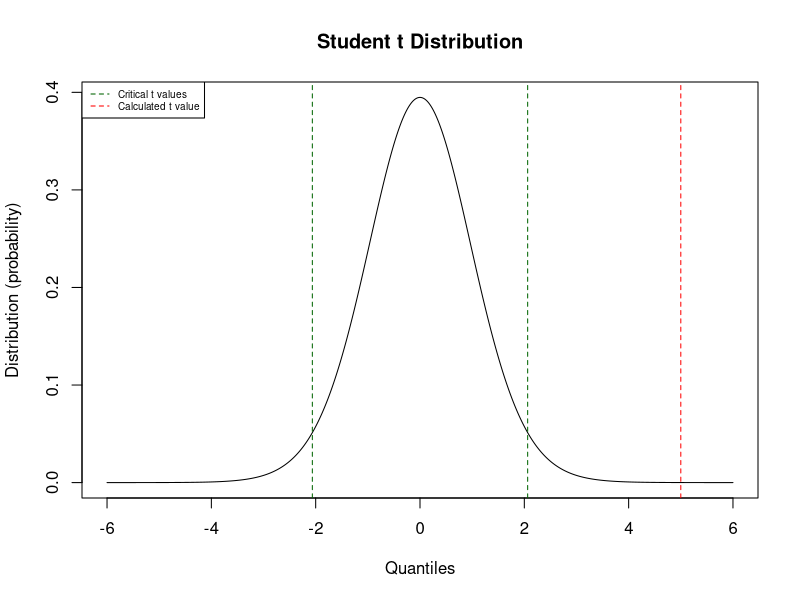
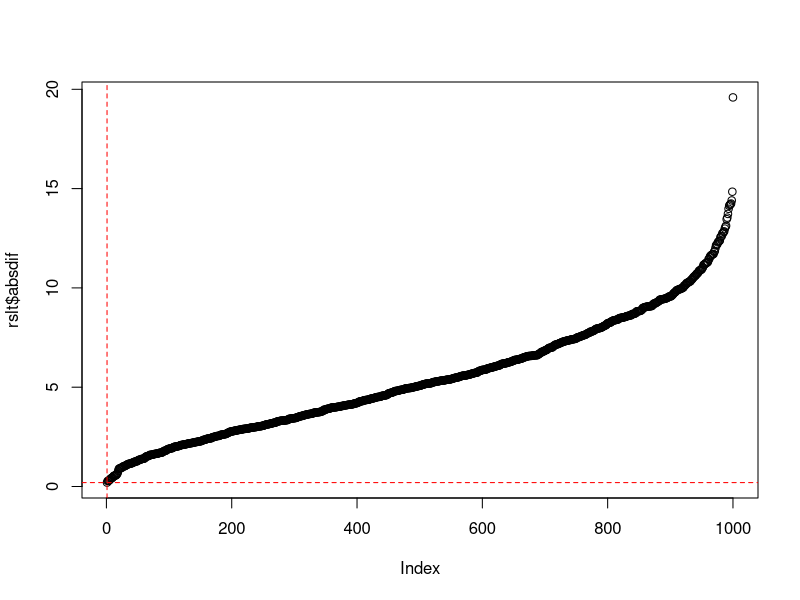

Here is the R script that generated these plots, in order:
## ---- chunk 1
knitr::opts_chunk$set(echo = TRUE)
## ---- chunk 2
library(dplyr)
## ---- chunk 3
# historical mean yield
mu0 <- 880

# sample data
ssize <- 25
mean_yield <- 900  # sample mean (given in text)
sstdev <- 20  # sample standard deviation (given in text)
sstderr <- sstdev/sqrt(ssize)  # standard error of the mean

# calculated value of Student t
tcalc <- (mean_yield - mu0)/(sstderr)

alpha <- 0.05

# for a two-sided hypothesis test use alpha/2
tcrit_lower = round(qt(p = alpha/2, df = ssize - 1), 3)
tcrit_upper = round(qt(p = (1 - alpha/2), df = ssize - 1), 3)

if (tcalc < tcrit_lower | tcalc > tcrit_upper){
  cat("t calculated is greater than abs(t critical) therefore REJECT H0")
} else {
  cat("t calculated is less than abs(t critical) therefore FAIL TO REJECT H0")
}
## ---- chunk 4
# create a plot showing the outcome
xq <- seq(-6, 6, by = 0.01)  # the 'quantiles' (x values)
xp <- dt(x = xq, df = ssize - 1)  # the distribution (y values)

plot(x = xq, y = xp, type = 'l', 
     xlab = 'Quantiles', ylab = 'Distribution (probability)')
title(main = 'Student t Distribution')

# plots the critical t value based on degrees of freedom (df = sample size - 1)
abline(v = tcalc, lty = 2, col = 'red')

# plots the calculate t value
abline(v = c(tcrit_lower, tcrit_upper), lty = 2, col = 'darkgreen')

# add a legend
legend("topleft", legend=c("Critical t values", "Calculated t value"),
       col=c("darkgreen", "red"), lty = 2, cex=0.6)
## ---- chunk 5
mu_x0 <- 900
sd_x0 <- 20

# empty dataframe to collect results
rslt <- data.frame(i = as.numeric(), dtot = as.numeric())

# loop through seeds for RNG
for (loop_i in 1:1000){
  
  set.seed(loop_i); x <- rnorm(25, mean = mu_x0, sd = sd_x0); 
  mx <- mean(x) 
  sx <- sd(x)
  
  diff_m <- abs(mx - mu_x0)
  diff_s <- abs(sx - sd_x0)
  
  diff_tot <- diff_m + diff_s
  
  rslt[loop_i, 'i'] <- loop_i
  rslt[loop_i, 'dtot'] <- diff_tot
  
}
## ---- chunk 6
rslt <- rslt %>% mutate(absdif = abs(dtot - 0)) # somewhat redundant, but can use if diff target <> 0
rslt <- arrange(rslt, absdif)
## ---- chunk 7
plot(rslt$absdif)
abline(h = rslt[1, 'absdif'], lty = 2, col = 'red')
abline(v = 1, lty = 2, col = 'red')
## ---- chunk 8
head(rslt)
## ---- chunk 9
cat("Value fed to set.seed = ", rslt[1,1])
## ---- chunk 10
set.seed(rslt[1,1]); samplex = rnorm(25, mean = mu_x0, sd = sd_x0); mean(x); sd(x)
cat(paste('simulated mean', round(mean(x), 2), '\n'))
cat(paste('simulated sd', round(sd(x), 3)))
## ---- chunk 11
t.test(samplex, mu = 880, alternative = "two.sided") # H0: mu = 880
